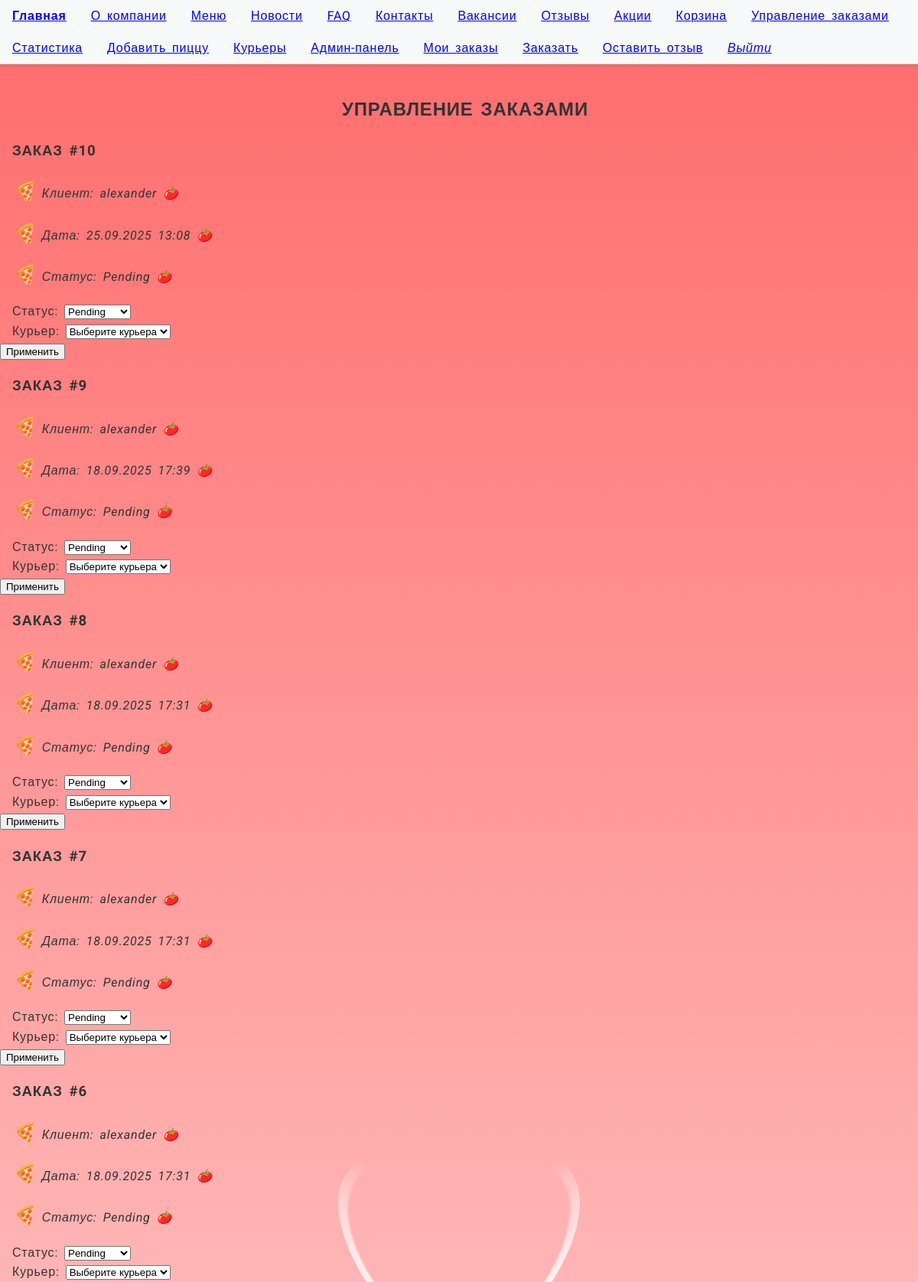
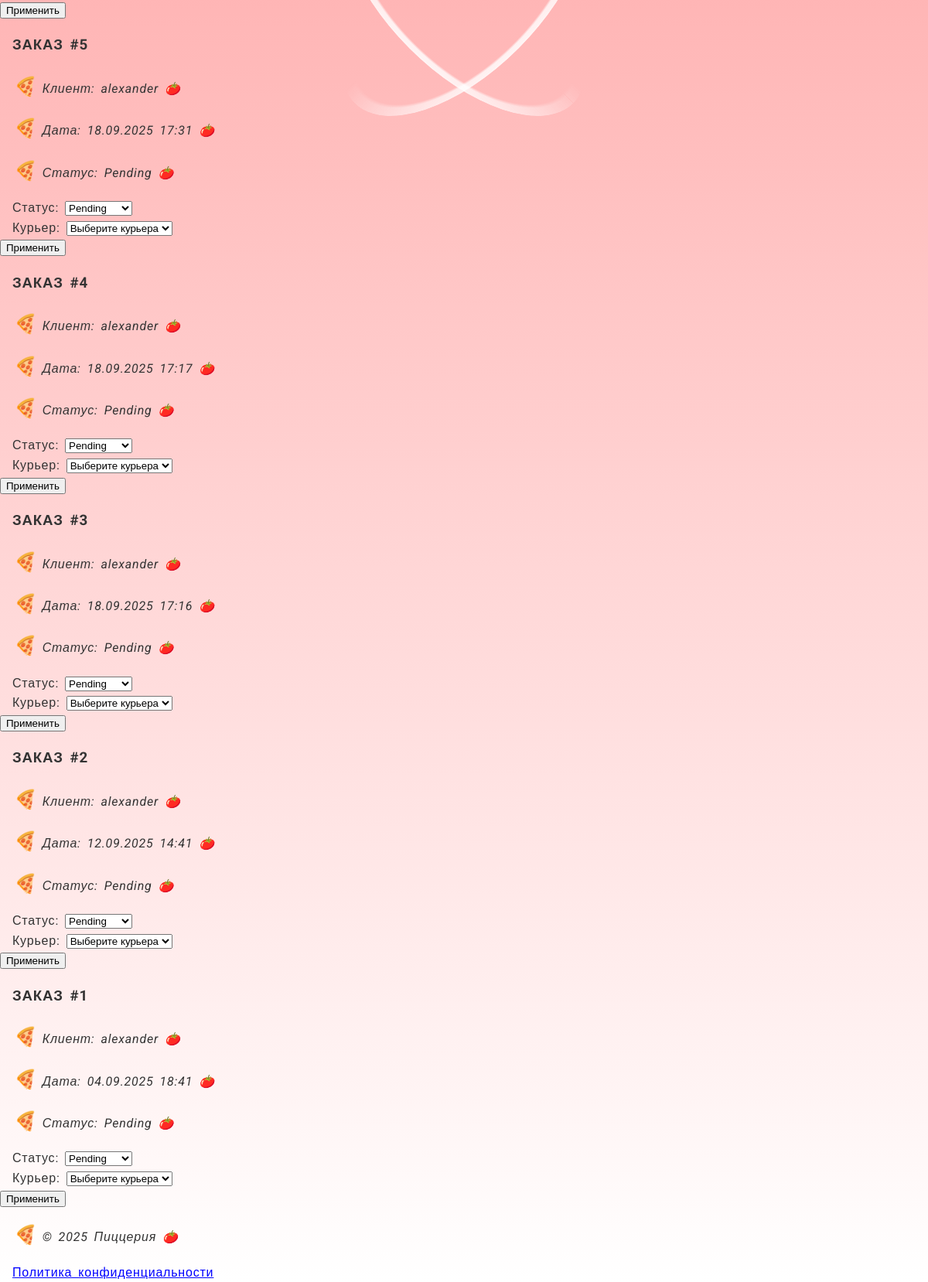
Screenshot of /orders/ (signed in) with the database file from the repository (2 pictures, top to bottom).
### pizza/models.py (models this page shows, shortened)
class Order(models.Model):
    STATUS_CHOICES = [
        ('pending', 'Pending'),
        ('preparing', 'Preparing'),
        ('delivering', 'Delivering'),
        ('completed', 'Completed'),
    ]
    customer = models.ForeignKey(Customer, on_delete=models.CASCADE)
    courier = models.ForeignKey(Courier, on_delete=models.SET_NULL, null=True)
    order_date = models.DateTimeField(auto_now_add=True)
    delivery_date = models.DateTimeField(null=True)
    status = models.CharField(max_length=20, choices=STATUS_CHOICES, default='pending')
    total_price = models.DecimalField(max_digits=8, decimal_places=2, default=0)
    promo_code = models.ForeignKey('Promo', on_delete=models.SET_NULL, null=True, blank=True)
    payment_status = models.CharField(max_length=20, choices=[
        ('pending', 'Pending'),
        ('paid', 'Paid'),
        ('failed', 'Failed')
    ], default='pending')
    pizzas = models.ManyToManyField(Pizza, through='OrderItem')
    created_at = models.DateTimeField(auto_now_add=True)
    updated_at = models.DateTimeField(auto_now=True)

class Customer(models.Model):
    user = models.OneToOneField(User, on_delete=models.CASCADE)
    phone_regex = RegexValidator(
        regex=r'^\+375 \((?:29|33|44|25)\) [0-9]{3}-[0-9]{2}-[0-9]{2}$',
        message="Номер телефона должен быть в формате: '+375 (29) XXX-XX-XX'"
    )
    phone = models.CharField(
        validators=[phone_regex],
        max_length=19,
        help_text="Формат: +375 (29) XXX-XX-XX"
    )
    address = models.TextField()
    birth_date = models.DateField(
        verbose_name='Дата рождения',
        validators=[validate_age],
        help_text='Должно быть 18+ лет',
        null=True,
        blank=True
    )

### pizza/views.py (the view)
# urls.py: path('orders/', OrdersListView.as_view(), name='orders_list'),
class OrdersListView(UserPassesTestMixin, ListView):
    model = Order
    template_name = 'pizza/orders_list.html'
    context_object_name = 'orders'
    def test_func(self):
        return self.request.user.is_staff
    def get_context_data(self, **kwargs):
        context = super().get_context_data(**kwargs)
        context['couriers'] = Courier.objects.all()
        context['status_choices'] = Order.STATUS_CHOICES
        return context
    def get_queryset(self):
        return Order.objects.all().order_by('-created_at')

### pizza/templates/pizza/orders_list.html (shortened to what this page needs)
{% extends 'pizza/base.html' %}
{% block content %}
<div class="container">
    <h2>Управление заказами</h2>
    {% for order in orders %}
    <div class="order-card">
        <h3>Заказ #{{ order.id }}</h3>
        <p>Клиент: {{ order.customer.user.username }}</p>
        <p>Дата: {{ order.created_at|date:"d.m.Y H:i" }}</p>
        <p>Статус: {{ order.get_status_display }}</p>
        <form method="post" action="{% url 'pizza:update_order_status' order.id %}" class="status-form">
            <div class="form-group">
                <label>Статус:</label>
                <select name="status" class="form-control">
                    {% for status, label in status_choices %}
                    <option value="{{ status }}" {% if order.status == status %}selected{% endif %}>
                        {{ label }}
                    </option>
                    {% endfor %}
                </select>
            </div>
            <div class="form-group">
                <label>Курьер:</label>
                <select name="courier_id" class="form-control">
                    <option value="">Выберите курьера</option>
                </select>
            </div>
            <button type="submit" class="btn btn-primary">Применить</button>
        </form>
    </div>
    {% endfor %}
</div>
{% endblock %}

### static/style.css (style rules this page uses)
body { font-family: 'Roboto', Arial, sans-serif; background: linear-gradient(to bottom, #ff6b6b, #ffffff); margin: 0; padding: 0; color: #333; line-height: 1.6; text-indent: 1em; word-spacing: 0.2em; letter-spacing: 0.05em; hyphens: auto; }
h1, h2, h3 { text-transform: uppercase; font-kerning: normal; font-variant: small-caps; }
p::first-letter { font-size: 150%; color: #ff6b6b; }
p::first-line { font-style: italic; }
p::before { content: "🍕 "; }
p::after { content: " 🍅"; }
@media (min-width: 1024px) { body { font-size: 16px; } }
h2 { color: #333; text-align: center; margin: 40px 0 20px; }

### rows the page displays
Order: id "10", customer.user.username "alexander", created_at "25.09.2025 13:08", status "Pending"
Order: id "9", customer.user.username "alexander", created_at "18.09.2025 17:39", status "Pending"
Order: id "8", customer.user.username "alexander", created_at "18.09.2025 17:31", status "Pending"
Order: id "7", customer.user.username "alexander", created_at "18.09.2025 17:31", status "Pending"
Order: id "6", customer.user.username "alexander", created_at "18.09.2025 17:31", status "Pending"
Order: id "5", customer.user.username "alexander", created_at "18.09.2025 17:31", status "Pending"
Order: id "4", customer.user.username "alexander", created_at "18.09.2025 17:17", status "Pending"
Order: id "3", customer.user.username "alexander", created_at "18.09.2025 17:16", status "Pending"
Order: id "2", customer.user.username "alexander", created_at "12.09.2025 14:41", status "Pending"
Order: id "1", customer.user.username "alexander", created_at "04.09.2025 18:41", status "Pending"
